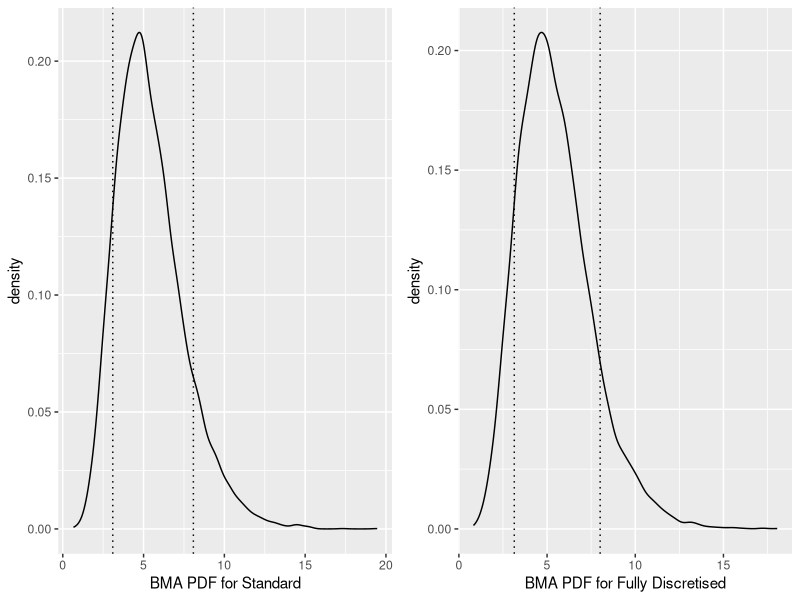

This figure's R source:
# Teng Wei Yeo, S2566430
# MATH11188 Statistical Research Skills: Assignment 1.
# Ideas are from Sloughter, J. M., Gneiting, T., and Raftery, A. E. (2010), 
# Probabilistic Wind Speed Forecasting Using Ensembles and Bayesian Model 
# Averaging. Journal of the American Statistical Association, 105(489), 25-35.

### Brief Outline ###
# This code aims to simulate if there is any difference in the BMA PDF for 
# the fully discretised method, versus the standard method.
# This code assumes there is only 1 location, with one observation for each
# day over 20 days. For this example, all observations are training data.

# An ensemble of 4 members are used. This toy example assumes that the
# individual prediction PDF of each member and all the hyperparameters
# are known a priori.

# The E and CM-1 steps suggested in Sloughter et al. (2010) for deriving
# the weights which maximise the likelihood is then applied to derive
# the BMA PDF which best fits the observed data.

# The BMA PDF of the standard method, vs. the fully discretised method, 
# are compared. Note that no actual forecasting is being done in this toy 
# example. Neither is there the need for an iterative EMCE algorithm, since the
# hyperparameters of the individual PDFs are known a priori. The goal is to 
# simply compare the shape of the BMA PDFs as a result of the two different 
# methods.

# The output of this code is a graph showing the BMA PDF of the Standard Method,
# and the BMA PDF of the Fully Discretised Method.
# The code also prints the 77.8% symmetric prediction interval for both methods.

# The conclusion is that both methods arrive at very similar BMA PDFs, 
# and have almost identical 77.8% symmetric prediction intervals.

############# Model set-up #############
library(ggplot2)
library(gridExtra)
set.seed(4)
# True distribution of observations
true_a = 1.5
true_b = 0.3
obs <- rgamma(20, shape=true_a, rate=true_b) # generate 20 observations
true_var = true_a/true_b^2

# Discretisation of the observations
obs2 <- rep(0, 20)
for (i in 1:length(obs)){
  if (obs[i] <= 1){
    obs2[i] = 0
  } else if (obs[i] <= 3/2){
    obs2[i] = 1
  } else{
    obs2[i] = round(obs[i], 0)
  }
}

# Arbitrarily chosen hyperparameters for the gamma distributions of each of the 
# four forecast members.
beta = c(0.1, 0.2, 0.4, 0.5)
alpha = beta^2 * true_var

############# Start of BMA approach #############
### 1) Standard Method ###
# Starting weights
w = c(0.25, 0.25, 0.25, 0.25)
y = obs2
z_hat = c(0,0,0,0)

# Optimising weights using E and CM-1 steps
for (i in 1:length(y)){
  if (y[i] == 0){ # use CDF for values = 0
    combined = sum(w * pgamma(1, shape = alpha, rate = beta))
    z_hat = z_hat + w * pgamma(1, shape = alpha, rate = beta) / 
      combined
  } else{ # use PDF for all other values
    combined = sum(w * dgamma(y[i], shape = alpha, rate = beta))
    z_hat = z_hat + w * dgamma(y[i], shape = alpha, rate = beta) / 
      combined
    }
}
w = z_hat/20
z_hat = c(0,0,0,0)

# Calculating the maximum likelihood, for standard method
sum = 0
for (i in 1:length(y)){
  if (y[i] == 0){
    sum = sum + log(sum(w * pgamma(1, shape = alpha, rate = beta)))
  } else{
    sum = sum + log(sum(w * dgamma(y[i], shape = alpha, rate = beta)))
  }
}

# Simulate 10000 random variates for BMA PDF of Standard Method.
collect = w[1] * rgamma(10000, shape = alpha[1], rate = beta[1]) + 
          w[2] * rgamma(10000, shape = alpha[2], rate = beta[2]) + 
          w[3] * rgamma(10000, shape = alpha[3], rate = beta[3]) + 
          w[4] * rgamma(10000, shape = alpha[4], rate = beta[4])
collect_df = data.frame(collect)

# Plot density of the 10000 random variates, with 77.8% interval
plot1 <- ggplot(collect_df, aes(x = collect)) + 
          geom_density() + 
          geom_vline(xintercept=quantile(collect, probs = c(0.111,0.889)), 
                     linetype="dotted") +
          xlab("BMA PDF for Standard")
w_saved = w

### 2) Fully Discretised Method ###
# Starting weights
w = c(0.25, 0.25, 0.25, 0.25)
z_hat = c(0,0,0,0)

# Optimising weights
for (i in 1:length(y)){
  if (y[i] == 0){
    combined = sum(w * pgamma(1, shape = alpha, rate = beta))
    z_hat = z_hat + w * pgamma(1, shape = alpha, rate = beta) / 
      combined
  } else if (y[i] == 1){
    combined = sum(w * (pgamma(1.5, shape = alpha, rate = beta) -
                     pgamma(1, shape = alpha, rate = beta)))
    z_hat = z_hat + w * (pgamma(1.5, shape = alpha, rate = beta) -
                         pgamma(1, shape = alpha, rate = beta)) / 
                         combined
  } else {
    combined = sum(w * (pgamma(y[i] + 0.5, shape = alpha, rate = beta) -
                     pgamma(y[i] - 0.5, shape = alpha, rate = beta)))
    z_hat = z_hat + w * (pgamma(y[i] + 0.5, shape = alpha, rate = beta) -
                         pgamma(y[i] - 0.5, shape = alpha, rate = beta)) / 
                         combined
    }
}
w = z_hat/20

# Calculating the maximum likelihood, for fully discretised method
sum_2 = 0
for (i in 1:length(y)){
  if (y[i] == 0){
    sum_2 = sum_2 + log(sum(w * pgamma(1, shape = alpha, rate = beta)))
  } else if (y[i] == 1){
    sum_2 = sum_2 + log(sum(w * (pgamma(1.5, shape = alpha, rate = beta) -
                             pgamma(1, shape = alpha, rate = beta))))
  } else {
    sum_2 = sum_2 + log(sum(w * (pgamma(y[i] + 0.5, shape = alpha, rate = beta) -
                               pgamma(y[i] - 0.5, shape = alpha, rate = beta))))
  }
}

# Simulate 10000 random variables for BMA PDF of Fully Discretised BDA.
collect_2 = w[1] * rgamma(10000, shape = alpha[1], rate = beta[1]) + 
            w[2] * rgamma(10000, shape = alpha[2], rate = beta[2]) + 
            w[3] * rgamma(10000, shape = alpha[3], rate = beta[3]) + 
            w[4] * rgamma(10000, shape = alpha[4], rate = beta[4])
collect_df_2 = data.frame(collect_2)

# Plot density of the 10000 random variates, with 77.8% interval
plot2 <- ggplot(collect_df_2, aes(x = collect_2)) + 
          geom_density() + 
          geom_vline(xintercept=quantile(collect_2, probs = c(0.111,0.889)), 
                     linetype="dotted") +
          xlab("BMA PDF for Fully Discretised")

### Comparisons ### 

# Plot final graphs
grid.arrange(plot1, plot2, ncol=2)

print(paste("Maximum Log Likelihood for the Standard Method BDA is", sum))
w_saved # Weights for Standard Method BMA
quantile(collect, probs = c(0.111,0.889)) # 77.8% Symmetric Prediction Interval
print(paste("Maximum Log Likelihood for the Fully Discretised BDA is", sum_2))
w # Weights for Fully Discretised BMA
quantile(collect_2, probs = c(0.111,0.889)) # 77.8% Symmetric Prediction Interval
